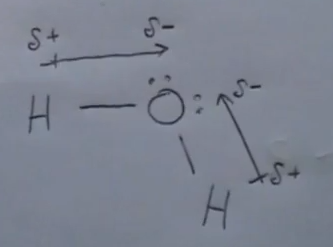
#> input picture mol.png, 333 x 247 px
$ python sobel.py
#> lines starting #> are read from the running program, lines starting #| are printed output that depends on the picture; after the words box and inside, x2 and y2 are one past the last pixel; in counts of white or black regions, pixels touching at a corner belong together
from PIL import Image, ImageFilter

mol = Image.open("mol.png")
#> mol is the input picture: PIL image 333x247 RGB; mean R, G, B 124.7, 130.4, 144.2
#convert to grayscale (8-bit)
mol = mol.convert('L')
#> mol: PIL image 333x247 L
#experimentally defined magic number
threshold = 90
mol = mol.point((lambda x: 0 if x<threshold else 255), '1')
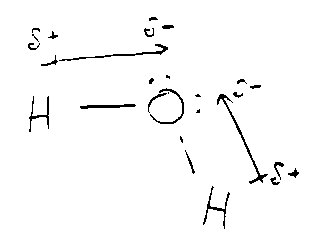
#> mol: PIL image 333x247 1; 97.7% white; black in thin lines or dots, all inside (x1, y1, x2, y2) = (28, 17, 299, 229)
mol.save("modified.png")
mol.show()
